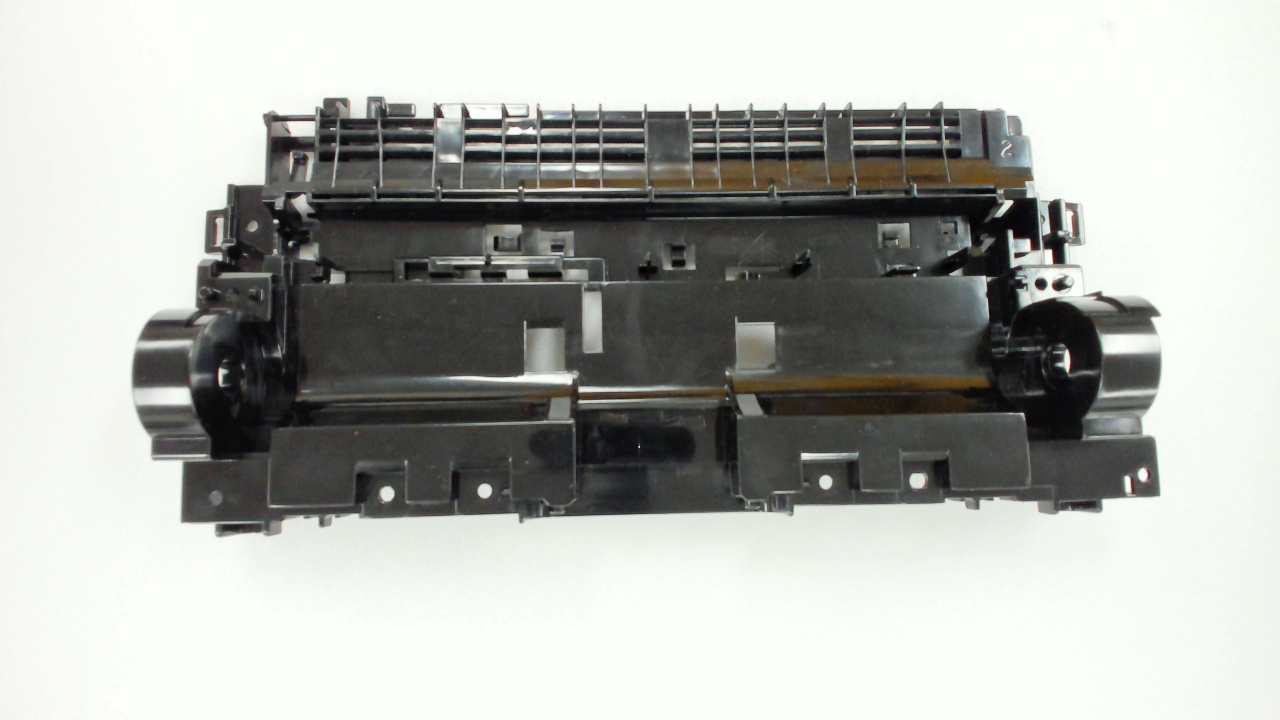
#> input picture img/normal.jpg, 3840 x 2160 px (shown at 1/3 size)
$ python goodmatch.py
#> lines starting #> are read from the running program, lines starting #| are printed output that depends on the picture; after the words box and inside, x2 and y2 are one past the last pixel; in counts of white or black regions, pixels touching at a corner belong together; long printed decimals are rounded
import cv2
import matplotlib.pyplot as plt
import numpy as np

img0 = cv2.imread('img/normal.jpg', cv2.IMREAD_GRAYSCALE)
#> img0: shape (2160, 3840); min 0, max 255, mean 178.4
img1 = cv2.imread('img/defect1.jpg', cv2.IMREAD_GRAYSCALE)
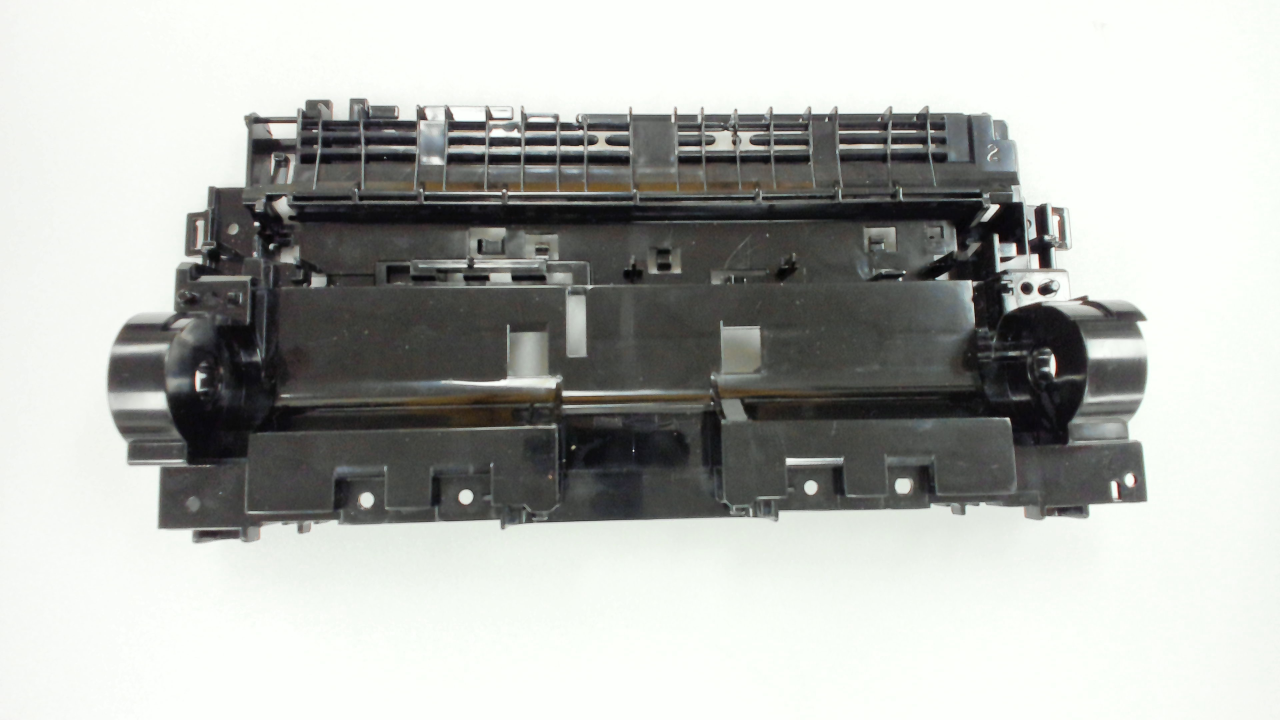
#> input picture img/defect1.jpg, 3840 x 2160 px (shown at 1/3 size)
#> img1: shape (2160, 3840); min 2, max 255, mean 179.4
img0 = cv2.resize(img0, dsize=(640, 480), interpolation=cv2.INTER_AREA)
#> img0: shape (480, 640)
img1 = cv2.resize(img1, dsize=(640, 480), interpolation=cv2.INTER_AREA)
#> img1: shape (480, 640)
img0 = cv2.Canny(img0, 100, 150)
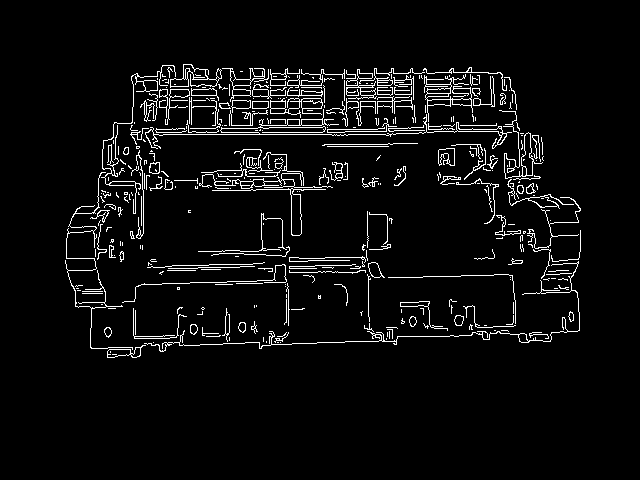
#> img0: shape (480, 640); 4.9% white in thin lines or dots, all inside (x1, y1, x2, y2) = (65, 64, 581, 358)
img1 = cv2.Canny(img1, 100, 150)
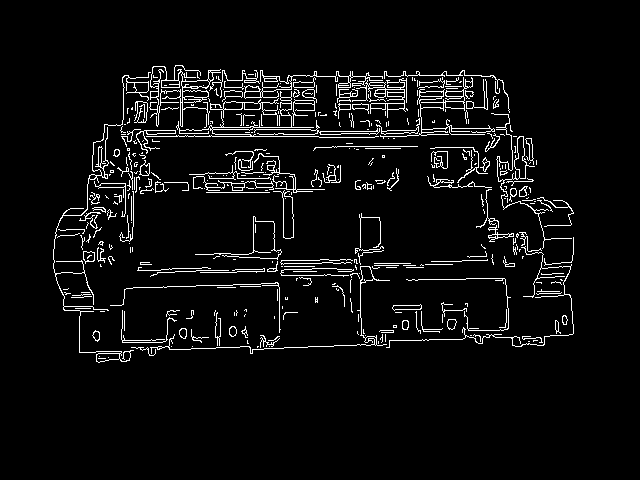
#> img1: shape (480, 640); 5.1% white in thin lines or dots, all inside (x1, y1, x2, y2) = (53, 65, 574, 363)

detector = cv2.ORB_create(100)
kps0, fea0 = detector.detectAndCompute(img0, None)
#> kps0 = 100 keypoints; strongest (x, y, size): (220, 105, 31), (99, 253, 31), (481, 161, 31), (244, 177, 31)
kps1, fea1 = detector.detectAndCompute(img1, None)
#> kps1 = 100 keypoints; strongest (x, y, size): (541, 341, 31), (116, 152, 31), (161, 70, 31), (561, 280, 31)

matcher = cv2.BFMatcher_create(cv2.NORM_HAMMING, False)
matches01 = matcher.knnMatch (fea0, fea1, k=2)
#> matches01 = 100 matches
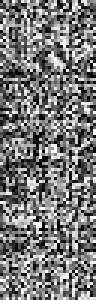
#> fea0: shape (100, 32) (shown 3 times larger); min 0, max 255, mean 119.4
matches10 = matcher.knnMatch (fea1, fea0, k=2)
#> matches10 = 100 matches
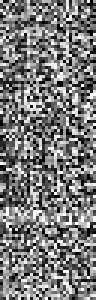
#> fea1: shape (100, 32) (shown 3 times larger); min 0, max 255, mean 122.1

def ratio_test(matches, ratio_thr):
#> called with ratio_thr = 0.7
    good_matches = []
    for m in matches:
        ratio = m[0].distance / m[1].distance
        if ratio < ratio_thr:
            good_matches.append(m[0])
#> this loop made 100 passes
#> ratio on passes 1 to 12: 0.918, 0.953, 0.951, 0.887, 0.915, 0.975, 0.847, 0.859, 0.95, 0.961, 0.989, 0.905
#> after the loop, good_matches = 5 matches
    return good_matches

#SMALL -> AGGRESSIVE
RATIO_THR = 0.7
good_matches01 = ratio_test(matches01, RATIO_THR)
#> good_matches01 = 5 matches
good_matches10 = ratio_test(matches10, RATIO_THR)
#> the loop in ratio_test (call 2), `for m in matches:` made 100 passes
#> ratio on passes 1 to 12: 0.964, 1, 0.934, 0.754, 0.943, 0.939, 0.974, 0.986, 0.86, 0.8, 0.875, 0.934
#> good_matches10 = 5 matches

good_matches10_ = {(m.trainIdx, m.queryIdx) for m in good_matches10}
#> good_matches10_ = 5 items
final_matches = [m for m in good_matches01 if (m.queryIdx, m.trainIdx) in good_matches10_]
#> final_matches = 4 matches

dbg_img = cv2.drawMatches(img0, kps0, img1, kps1, final_matches, None)
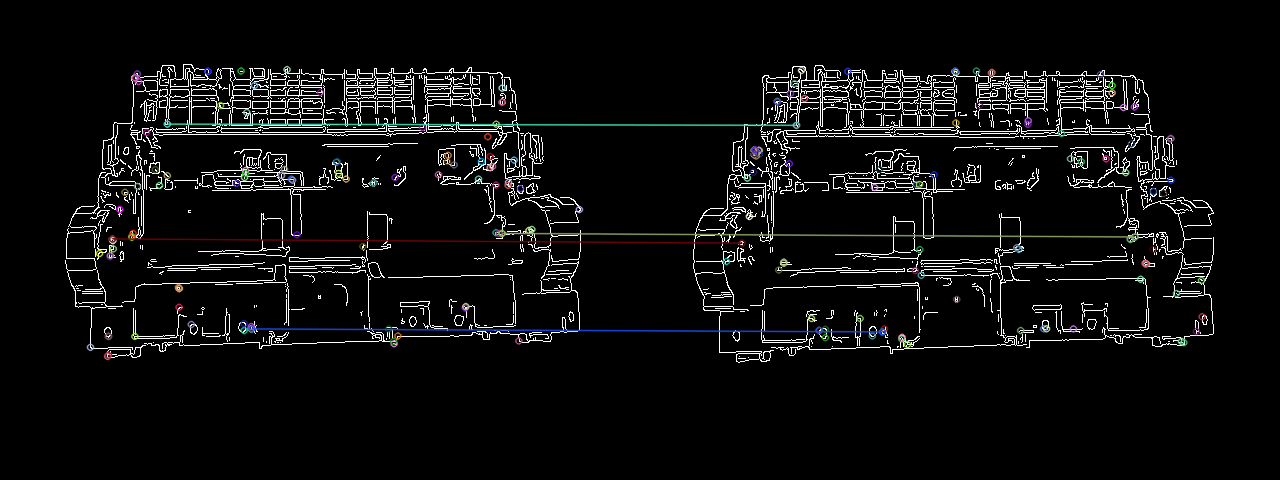
#> dbg_img: shape (480, 1280, 3); mean of channels 0, 1, 2 13.9, 13.8, 13.6; drawn as B, G, R

###get pixel data
# Initialize lists
list_kp1 = []
list_kp2 = []
# For each match...
for mat in final_matches:
    # Get the matching keypoints for each of the images
    img1_idx = mat.queryIdx
    img2_idx = mat.trainIdx
    # x - columnsd
    # y - rows
    # Get the coordinates
    (x1,y1) = kps0[img1_idx].pt
    (x2,y2) = kps1[img2_idx].pt
    # Append to each list
    list_kp1.append((x1, y1))
    list_kp2.append((x2, y2))
#> this loop made 4 passes
#> (img1_idx, img2_idx, x1, y1, x2, y2) on passes 1 to 4: (22, 26, 166.8, 123.6, 156, 124.8), (74, 70, 112, 238.5, 101.6, 242.6), (79, 91, 251.3, 328.5, 241.9, 331.4), (94, 95, 501.6, 232.9, 494.5, 236.5)
#> after the loop, list_kp1 = [(166.8, 123.6), (112, 238.5), (251.3, 328.5), (501.6, 232.9)]; list_kp2 = [(156, 124.8), (101.6, 242.6), (241.9, 331.4), (494.5, 236.5)]

# 공통점들의 픽셀 좌표 출력
i = 0
list_new1 = []
list_new2 = []
for i in range(4):
    print(list_kp1[i])
    print(list_kp2[i])
    list_new1.append(list_kp1[i])
    list_new2.append(list_kp2[i])
#> this loop made 4 passes
#| (166.800, 123.600)
#| (156.0, 124.800)
#| (111.974, 238.464)
#| (101.606, 242.611)
#| (251.320, 328.458)
#| (241.865, 331.444)
#| (501.645, 232.907)
#| (494.479, 236.490)
#> after the loop, list_new1 has the same summary as list_kp1; list_new2 has the same summary as list_kp2
###test to get last pixel data
plt.figure()
plt.imshow(dbg_img [:, :, [2,1,0]])
cv2.imwrite('img/common.jpg', dbg_img)
plt.tight_layout()
plt.show()

 ###################################################################### 원근법 짬뽕 시작

#원근법 img0가 되어 img1을 변형함.
show_img = np.copy(img1)
original_img = np.copy(img0)
#src_pts 는 [(x, y), (x ,y), (x, y)]의 구성임
#src_pts = select_points(show_img, 4)
src_pts = np.array(list_new1, np.float32)
#> src_pts = [[166.8, 123.6], [112, 238.5], [251.3, 328.5], [501.6, 232.9]]
#좌하, 좌상, 우상, 우하 순서임
dst_pts = np.array(list_new2, np.float32)
#> dst_pts = [[156, 124.8], [101.6, 242.6], [241.9, 331.4], [494.5, 236.5]]
print(src_pts)
#| [[166.8      123.600]
#|  [111.974  238.464 ]
#|  [251.320  328.4583  ]
#|  [501.645  232.907 ]]
print(dst_pts)
#| [[156.       124.8     ]
#|  [101.606 242.611 ]
#|  [241.865  331.4443  ]
#|  [494.4791   236.49    ]]

perspective_m = cv2.getPerspectiveTransform(src_pts, dst_pts)
#> perspective_m = [[1.06, 0.0368, -21.07], [0.0011, 1.09, -7.39], [1.06e-05, 0.000176, 1]]
unwarped_img = cv2.warpPerspective(img1, perspective_m, (640, 480))
cv2.imwrite('img/changed.jpg', unwarped_img)
cv2.imwrite('img/criteria.jpg', original_img)

cv2.imshow('result', np.hstack((original_img, unwarped_img)))
cv2.imshow('substract', cv2.subtract(unwarped_img, original_img))
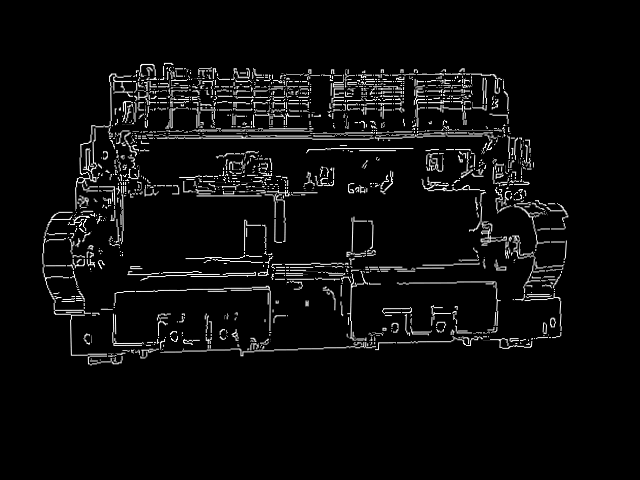
#> window 'substract': shape (480, 640); min 0, max 255, mean 11.7
cv2.imwrite('img/substract.jpg', cv2.subtract(unwarped_img, original_img))
k = cv2.waitKey()
#> (key Esc is pressed here)

cv2.destroyAllWindows()
